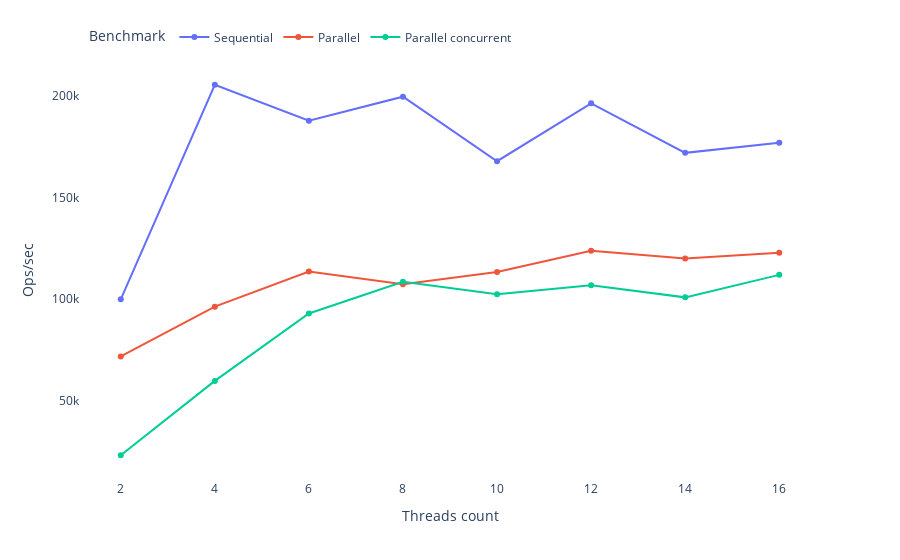

Notebook source saved alongside this figure:
### Markdown cell above
# 1000 items

### Code cell
items = 1000
chart = create_chart(scores.loc[scores['size']==items])
write_chart(chart,profile,f'{benchmark}-{items}')
chart

### Figure 1 — Plotly figure (JSON) as saved in the notebook; plotly's stock layout.template omitted (floating-point values rounded to 4 significant figures)
{"data": [{"hovertemplate": "Benchmark=Sequential<br>Threads count=%{x}<br>Ops/sec=%{y}<extra></extra>", "legendgroup": "Sequential", "line": {"color": "#636efa", "dash": "solid"}, "marker": {"symbol": "circle"}, "mode": "lines+markers", "name": "Sequential", "orientation": "v", "showlegend": true, "type": "scatter", "x": [2, 4, 6, 8, 10, 12, 14, 16], "xaxis": "x", "y": [99980.0, 205400.0, 187700.0, 199600.0, 167900.0, 196300.0, 172000.0, 177000.0], "yaxis": "y"}, {"hovertemplate": "Benchmark=Parallel<br>Threads count=%{x}<br>Ops/sec=%{y}<extra></extra>", "legendgroup": "Parallel", "line": {"color": "#EF553B", "dash": "solid"}, "marker": {"symbol": "circle"}, "mode": "lines+markers", "name": "Parallel", "orientation": "v", "showlegend": true, "type": "scatter", "x": [2, 4, 6, 8, 10, 12, 14, 16], "xaxis": "x", "y": [71860.0, 96360.0, 113600.0, 107400.0, 113400.0, 123800.0, 120000.0, 122900.0], "yaxis": "y"}, {"hovertemplate": "Benchmark=Parallel concurrent<br>Threads count=%{x}<br>Ops/sec=%{y}<extra></extra>", "legendgroup": "Parallel concurrent", "line": {"color": "#00cc96", "dash": "solid"}, "marker": {"symbol": "circle"}, "mode": "lines+markers", "name": "Parallel concurrent", "orientation": "v", "showlegend": true, "type": "scatter", "x": [2, 4, 6, 8, 10, 12, 14, 16], "xaxis": "x", "y": [23310.0, 59870.0, 92990.0, 108600.0, 102400.0, 106900.0, 100900.0, 112000.0], "yaxis": "y"}], "layout": {"autosize": true, "legend": {"orientation": "h", "title": {"text": "Benchmark"}, "tracegroupgap": 0, "x": 0.01, "xanchor": "left", "y": 1.02, "yanchor": "bottom"}, "margin": {"t": 60}, "plot_bgcolor": "rgba(0, 0, 0, 0)", "xaxis": {"anchor": "y", "autorange": true, "domain": [0, 1], "dtick": 2, "range": [1.179, 16.82], "tick0": 2, "title": {"text": "Threads count"}, "type": "linear"}, "yaxis": {"anchor": "x", "autorange": true, "domain": [0, 1], "range": [9208.0, 219500.0], "title": {"text": "Ops/sec"}, "type": "linear"}}}
